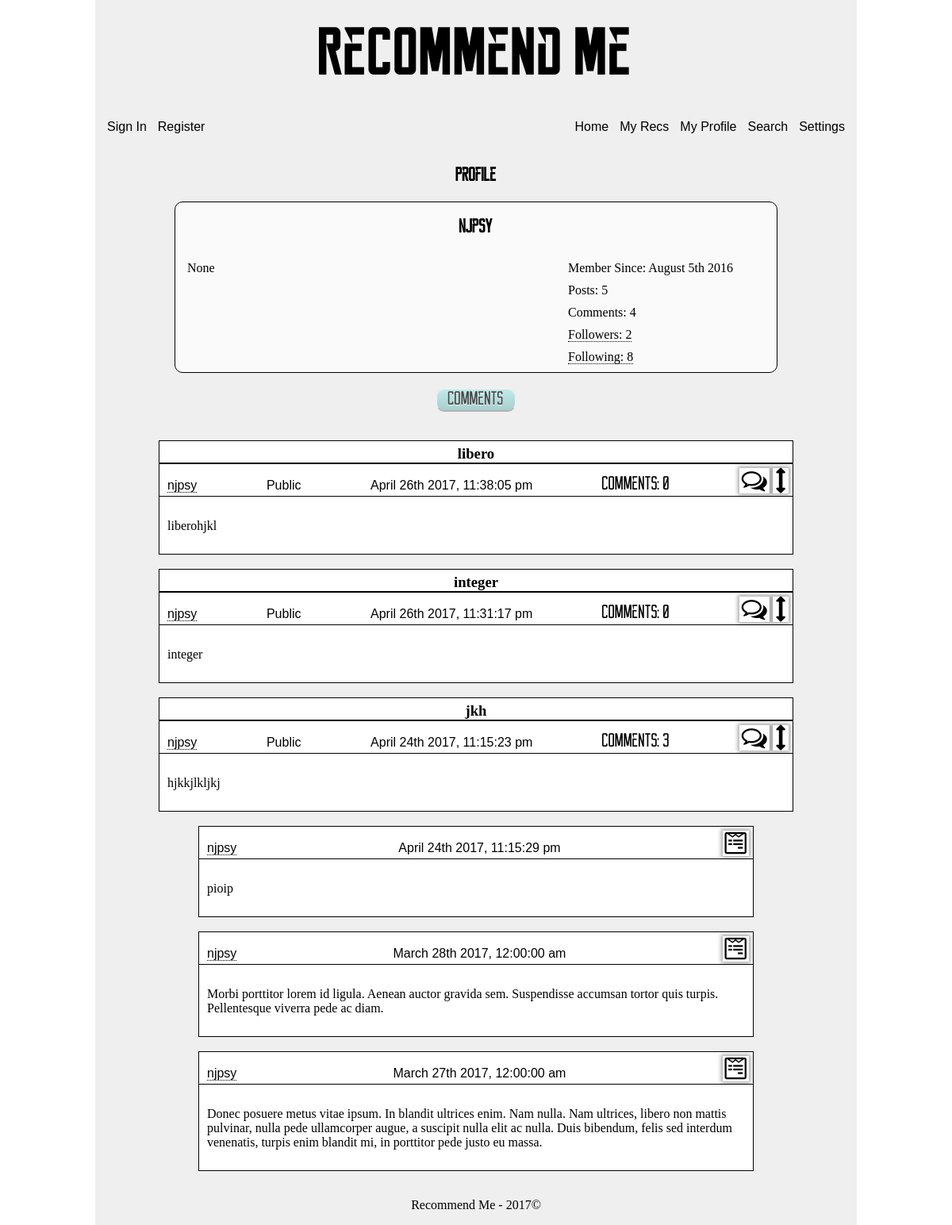
/personal/profile/2, run on the app's committed database.
### app/models.py (models this page shows, shortened)
class User(UserMixin, db.Model):
    __tablename__ = 'user'
    id = db.Column(db.INTEGER, primary_key=True)
    username = db.Column(db.String, unique=True, index=True)
    email = db.Column(db.String, unique=True, index=True)
    about_me = db.Column(db.TEXT)
    api = db.Column(db.String())
    confirmed = db.Column(db.BOOLEAN, default=False)
    display = db.Column(db.INTEGER, default=10)
    invalid_logins = db.Column(db.INTEGER, default=0)
    last_login = db.Column(db.DATETIME, default=datetime.utcnow)
    member_since = db.Column(db.DATETIME, default=datetime.utcnow)
    password_hash = db.Column(db.String(128))
    role_id = db.Column(db.INTEGER, db.ForeignKey('role.id'))
    updates = db.Column(db.BOOLEAN, default=True)
    role = db.relationship('Role', backref=backref('user', lazy='dynamic'))
    @property
    def password(self):
        raise AttributeError('password is hashed')

class Recommendation(db.Model):
    __tablename__ = 'recommendation'
    id = db.Column(db.INTEGER, primary_key=True)
    made_private = db.Column(db.BOOLEAN, default=False)
    new_comment = db.Column(db.BOOLEAN, default=False)
    text = db.Column(db.TEXT)
    timestamp = db.Column(db.DATETIME, index=True, default=datetime.utcnow)
    title = db.Column(db.String(64))
    user_id = db.Column(db.INTEGER, db.ForeignKey('user.id'))
    verification = db.Column(db.INTEGER)
    user = db.relationship('User', backref=backref('recommendation', lazy='dynamic'))
    def prepare_comments(self):
        prep_query = self.comment\
            .filter(Comment.verification > 0)\
            .order_by(desc(Comment.timestamp))
        d_c = prep_query\
            .paginate(1, per_page=5, error_out=False)
        count = prep_query.count()
        return (d_c, count)

class Comment(db.Model):
    __tablename__ = 'comment'
    id = db.Column(db.INTEGER, primary_key=True)
    recommendation_id = db.Column(db.INTEGER, db.ForeignKey('recommendation.id'))
    text = db.Column(db.TEXT)
    timestamp = db.Column(db.DATETIME, index=True, default=datetime.utcnow)
    user_id = db.Column(db.INTEGER, db.ForeignKey('user.id'))
    verification = db.Column(db.INTEGER, default=1)
    recommendation = db.relationship('Recommendation', backref=backref('comment', lazy='dynamic'))
    user = db.relationship('User', backref=backref('comment', lazy='dynamic'))

### app/personal/views.py (the view, shortened to what this page needs)
@personal.route('/profile')
@personal.route('/profile/<int:id>')
def profile(id=-1):
    if id == -1:
        if current_user.is_authenticated:
            id = current_user.id
        else:
            return redirect(url_for('auth.login', next='personal/profile'))
    user = User.query.get(int(id))
    if user is None:
        abort(404)
    com_count = 0
    rec_count = 0
    ver_case = case([(db.true() if current_user.id==id else db.false(), 0),], else_=1)
    display_recs = db.session.query(Recommendation, Relationship)\
        .outerjoin(Relationship, and_(
            Relationship.following == Recommendation.user_id,
            Relationship.follower == current_user.id)
        )\
        .filter(Recommendation.verification>=ver_case, Recommendation.user_id==id)\
        .order_by(desc(Recommendation.timestamp))
    display_comments = user.comment\
        .filter(Comment.verification>0)\
        .order_by(desc(Comment.timestamp))
    display_recs = display_recs\
        .paginate(1, per_page=current_user.display, error_out=False)
    display_comments = display_comments\
        .paginate(1, per_page=current_user.display, error_out=False)
    return render_template('personal/profile.html', user=user, display=display_recs,
        d_c=display_comments, com_count = com_count, rec_count=rec_count)

### app/auth/views.py (called while the page is built)
@auth.before_app_request
def before_request():
    if current_user.is_authenticated and not current_user.confirmed \
        and request.endpoint[:5] != 'auth.' and request.endpoint != 'static':
        return redirect(url_for('auth.unconfirmed'))

### app/models.py (called while the page is built)
    def is_moderator(self):
        return False

### manage.py (called while the page is built)
@app.url_defaults
def hashed_static_file(endpoint, values):
    if 'static' == endpoint or endpoint.endswith('.static'):
        filename = values.get('filename')
        if filename:
            blueprint = request.blueprint
            if '.' in endpoint:  # blueprint
                blueprint = endpoint.rsplit('.', 1)[0]
            static_folder = app.static_folder
            if blueprint and app.blueprints[blueprint].static_folder:
                static_folder = app.blueprints[blueprint].static_folder
            fp = os.path.join(static_folder, filename)
            if os.path.exists(fp):
                values['_'] = int(os.stat(fp).st_mtime)

### app/templates/personal/profile.html (shortened to what this page needs)
<!DOCTYPE html>
{% extends 'abstract/one-column.html' %}
{% block head %}
  {{super()}}
  <link href="{{url_for('static', filename='css/personal/profile.css')}}" type='text/css', rel='stylesheet'/>
{% endblock %}
{% block maincontent %}
  <h2>Profile</h2>
  <div class='profile-box'>
    <h2>{{user.username}}</h2>
    <div class='profile-left'>
      <p class='post-text'>{{user.about_me}}</p>
    </div>
    <div class='profile-right'>
      <p>Member Since: {{moment(user.member_since).format("MMMM Do YYYY")}}</p>
      <p>Posts: {{user.recommendation.count()}}</p>
      <p>Comments: {{user.comment.count()}}</p>
      <p>
        <a href="{{url_for('personal.followers', id=user.id)}}">
          Followers: <span class='follower-count'>{{user.follower.count()}}</span>
        </a>
      </p>
      <p>
        <a href="{{url_for('personal.following', id=user.id)}}">
          Following: {{user.following.count()}}
        </a>
      </p>
    </div>
  </div>
  <div class='button-div'>
    <button class='reckoner button-width-set' id='submit'>Comments</button>
  </div>
  {% endblock %}
{% block supplemental %}
  <br/>
  <br/>
  {{rec_macro.initialize_recs(display, moment, current_user)}}
  {{comment_macro.initialize_comments(d_c, moment, current_user)}}
{% endblock %}

### app/templates/abstract/one-column.html
<!DOCTYPE html>
{% extends 'abstract/base.html' %}
{% block content %}
  <div id='maincontent-one'>
    {% block maincontent %}
    {% endblock %}
  </div>
  <div id='supplemental'>
    {% block supplemental %}
    {% endblock %}
  </div>
{% endblock %}

### app/templates/abstract/base.html (shortened to what this page needs)
<!DOCTYPE html>
<html lang='en'>
  {% import 'macros/comment-macro.html' as comment_macro %}
  {% import 'macros/flash-macro.html' as flash_macro %}
  {% import 'macros/relationship-macro.html' as relationship_macro %}
  {% import 'macros/rec-macro.html' as rec_macro %}
  {% if current_user.is_moderator %}
    {% import 'macros/moderator/mod-comment-macro.html' as mod_comment_macro %}
    {% import 'macros/moderator/mod-rec-macro.html' as mod_rec_macro %}
  {% endif %}
  <head>
    {% block head %}
      <link href="{{url_for('static', filename='css/abstract/base.css')}}" type='text/css' rel='stylesheet'/>
      <link href="{{url_for('static', filename='css/macros/flash.css')}}" type='text/css' rel='stylesheet'/>
      <link href="{{url_for('static', filename='css/abstract/rec-comment.css')}}" type='text/css', rel='stylesheet'/>
      <link href="{{url_for('static', filename='css/abstract/form.css')}}" type='text/css', rel='stylesheet'/>
      <link href="{{url_for('static', filename='css/speciality/font-awesome.min.css')}}" type='text/css', rel='stylesheet'/>
    {% endblock %}
  </head>
  <body>
    <header>
      {% block header %}
        <hgroup>
          <h1>Recommend Me</h1>
        </hgroup>
        <nav>
          <ul class='sign-in'>
            {% if current_user.is_authenticated %}
              <p>{{current_user.username}}</p>
              <a href="{{url_for('auth.logout')}}">Sign Out</a>
            {% else %}
              <a href="{{url_for('auth.login')}}">Sign In</a>
              <a href="{{url_for('auth.subscribe')}}">Register</a>
            {% endif %}
          </ul>
          <ul class='nav-bar'>
            <li><a href="{{url_for('main.index')}}">Home</a></li>
            <li><a href="{{url_for('personal.post')}}">My Recs</a></li>
            <div class='submenu-container'>
              <li class='submenu-header'><a href="{{url_for('personal.profile')}}">My Profile</a></li>
            </div>
            <div class='submenu-container'>
              <li class='submenu-header'><a href="{{url_for('main.search')}}">Search</a></li>
            </div>
            <div class='submenu-container'>
              <li class='submenu-header'><a href="{{url_for('personal.update', next=request.url)}}">Settings</a></li>
            </div>
          </ul>
        </nav>
      {% endblock %}
    </header>
    <div id='content'>
      {% block content %}
      {% endblock %}
    </div>
    <footer>
      {% block footer %}
        <p>Recommend Me - 2017&#169</p>
      {% endblock %}
    </footer>
  </body>
</html

### app/templates/macros/comment-macro.html (shortened to what this page needs)
{% macro render_comment(com, moment, current_user, link=request.url) %}
  <div class='single-post'>
    <div class='post-header'>
      <ul class='post-header-list'>
        <li>
          <a href="{{url_for('personal.profile', id=com.user_id)}}">
            {{com.user.username}}
          </a>
        </li>
        <li>
          {{moment(com.timestamp).format('MMMM Do YYYY, h:mm:ss a')}}
        </li>
        <li>
          <a class='icon-link' href="{{url_for('main.highlight', id=com.recommendation_id)}}">
            <i class='font-link fa fa-wpforms fa-2x'></i>
          </a>
        </li>
      </ul>
    </div>
    <p class='post-text'>
      {{com.text}}
    </p>
  </div>
  <br/>
{% endmacro %}
{% macro initialize_comments(d_c, moment, current_user, link=request.url) %}
  <div class='list-comments'>
    {{ajax(d_c, moment, current_user, link)}}
  </div>
{% endmacro %}
{% macro ajax(d_c, moment, current_user, link=request.url) %}
  {% for com in d_c.items %}
    {{render_comment(com, moment, current_user, link)}}
  {% endfor %}
{% endmacro %}

### app/templates/macros/relationship-macro.html (shortened to what this page needs)
{% import 'macros/rec-macro.html' as rec_macro %}

### app/templates/macros/rec-macro.html (shortened to what this page needs)
{% import 'macros/comment-macro.html' as comment_macro %}
{% macro render_rec(rec2, count, moment, current_user, attributes=True, link=request.url) %}
  <div class='single-post'>
    {% set rec, follow = rec2 %}
    <a href="{{url_for('main.highlight', id=rec.id)}}">
      <h3 class='rec-title'>{{rec.title}}</h3>
    </a>
    <div class='post-header'>
      <ul class='post-header-list'>
        <li>
          <a href="{{url_for('personal.profile', id=rec.user_id)}}">
            {{rec.user.username}}
          </a>
        </li>
        <li>
          {% if rec.verification != 0 %}
            Public
          {% else %}
            Private
          {% endif %}
        </li>
        <li>
          {{moment(rec.timestamp).format('MMMM Do YYYY, h:mm:ss a')}}
        </li>
        <li class='reckoner'>
          Comments: {{count}}
        </li>
        {% if attributes or rec.user_id==current_user.id %}
          <li>
            {% if attributes %}
              <i id='{{rec.id}}' class='{{link}} font-link toggle-comments fa fa-comments-o fa-2x'></i>
              <i class='font-link toggle-show fa fa-arrows-v fa-2x'></i>
            {% endif %}
          </li>
        {% endif %}
      </ul>
    </div>
    <p class='post-text'>
      {{rec.text}}
    </p>
  </div>
  <br/>
{% endmacro %}
{% macro initialize_recs(display, moment, current_user, attributes=True) %}
  <div class='list-recs'>
    {{ajax(display, moment, current_user, attributes)}}
  </div>
{% endmacro %}
{% macro ajax(display, moment, current_user, attributes=True, link=request.url) %}
  {% for rec in display.items %}
    {{single_rec(rec, moment, current_user, attributes, link, in_comments=True)}}
  {% endfor %}
{% endmacro %}
{% macro single_rec(rec, moment, current_user, attributes=True, link=request.url, in_comments=True) %}
  {% set comments, count = rec[0].prepare_comments() %}
  {{render_rec(rec, count, moment, current_user, attributes, link)}}
{% endmacro %}

### app/templates/macros/moderator/mod-comment-macro.html (shortened to what this page needs)
{% import 'macros/comment-macro.html' as comment_macro %}

### app/templates/macros/moderator/mod-rec-macro.html (shortened to what this page needs)
{% import 'macros/rec-macro.html' as rec_macro %}

### app/static/css/abstract/base.css (style rules this page uses)
body { font-family: Georgia, 'Times New Roman', serif; margin: 0px auto; width: 960px; }
header, #content, footer { background-color: #efefef; }
#content, footer { height: 100%; overflow: auto; }
#maincontent-one, .w760 { margin: 0px 100px; width: 760px; }
header { padding: 10px 10px 15px 10px; }
footer { clear: both; text-align: center; }
a { border-bottom: 1px dotted black; color: inherit; text-decoration: none; }
hgroup { font-family: 'reckoner_bold', Impact, fantasy; font-size: 32pt; text-align: center; }
h1 { margin: 20px 0 20px 0; }
h2 { font-family: 'reckoner', Impact, fantasy; font-size: 24px; text-align: center; }
.sign-in { float: left; padding-left: 0; }
nav { height: 40px; }
.nav-bar { float: right; position: relative; }
li { display: inline; font-family: sans-serif; }
nav a { border-bottom: none; color: inherit; font-family: sans-serif; padding: 5px; text-decoration: none; }
.submenu-container { display: inline-block; position: relative; }
.reckoner { font-family: 'reckoner', Impact, fantasy; font-size: 24px; }
.icon-link, .icon-link:hover { border: 0px; }

### app/static/css/abstract/rec-comment.css (style rules this page uses)
.list-recs { margin: 0px auto; width: 800px; }
.inline-comments, .list-comments { margin: 0 auto; width: 700px; }
.single-post { background-color: white; border: 1px solid black; clear: both; }
.rec-title { border-bottom: 2px solid black; margin: 0 0 5px 0; padding-top: 5px; text-align: center; }
.post-header { border-bottom: 1px solid black; padding: 0 5px 0 5px; }
.post-header-list { height: 30px; margin: 5px 0 5px 0; padding-left: 5px; text-align: justify; }
.post-header-list:after { content: ''; display: inline-block; width: 100%; }
.post-header li { display: inline-block; }
.font-link { box-shadow: 0 0 5px 2px rgba(0,0,0,.35); cursor: pointer; padding: 0 3px 0 3px; }
.post-text { margin-top: 0px; padding: 10px; white-space: pre-line; }

### app/static/css/abstract/form.css (style rules this page uses)
.button, .edit-button, #submit { background: -webkit-gradient(linear, left top, left bottom, from(#beeae9), to(#a8cfce)); background: -moz-linear-gradient(top, #beeae9, #a8cfce); background: -o-linear-gradient(top, #beeae9, #a8cfce); background: -ms-linear-gradient(top, #beeae9, #a8cfce); background-color: #b9e4e3; border: 1px solid #efefef; border-bottom: 2px solid #b2b2b2; border-radius: 10px; color: #444444; text-shadow: 0px 1px 1px #fff; }
.button-width-set { display: block; margin: 0 auto; width: 100px; }

### app/static/css/personal/profile.css (style rules this page uses)
.profile-box { background-color: #fafafa; border: 1px solid black; border-radius: 10px; margin: 0 0 20px 0; overflow: auto; }
.profile-left { float: left; width: 480px; }
.profile-right { float: left; width: 250px; }
.profile-left>p, .profile-right>p { margin: 10px; padding: 0 0 0 5px; }

### data on the page
User: username "njpsy", about_me "None", member_since "August 5th 2016"
Recommendation: title "libero", user.username "njpsy", verification "Public", timestamp "April 26th 2017, 11:38:05 pm", count "0", text "liberohjkl"
Recommendation: title "integer", user.username "njpsy", verification "Public", timestamp "April 26th 2017, 11:31:17 pm", count "0", text "integer"
Recommendation: title "jkh", user.username "njpsy", verification "Public", timestamp "April 24th 2017, 11:15:23 pm", count "3", text "hjkkjlkljkj"
Comment: user.username "njpsy", timestamp "April 24th 2017, 11:15:29 pm", text "pioip"
Comment: user.username "njpsy", timestamp "March 28th 2017, 12:00:00 am", text "Morbi porttitor lorem id ligula. Aenean auctor gravida sem. Suspendisse accumsan tortor quis turpis. Pellentesque viverra pede ac diam."
Comment: user.username "njpsy", timestamp "March 27th 2017, 12:00:00 am", text "Donec posuere metus vitae ipsum. In blandit ultrices enim. Nam nulla. Nam ultrices, libero non mattis pulvinar, nulla pede ullamcorper augue, a suscipit nulla elit ac nulla. Duis bibendum, felis sed interdum venenatis, turpis enim blandit mi, in porttitor pede justo eu massa."

### other printed values
{{ user.recommendation.count() }} "5"
{{ user.comment.count() }} "4"
{{ user.follower.count() }} "2"
{{ user.following.count() }} "8"
